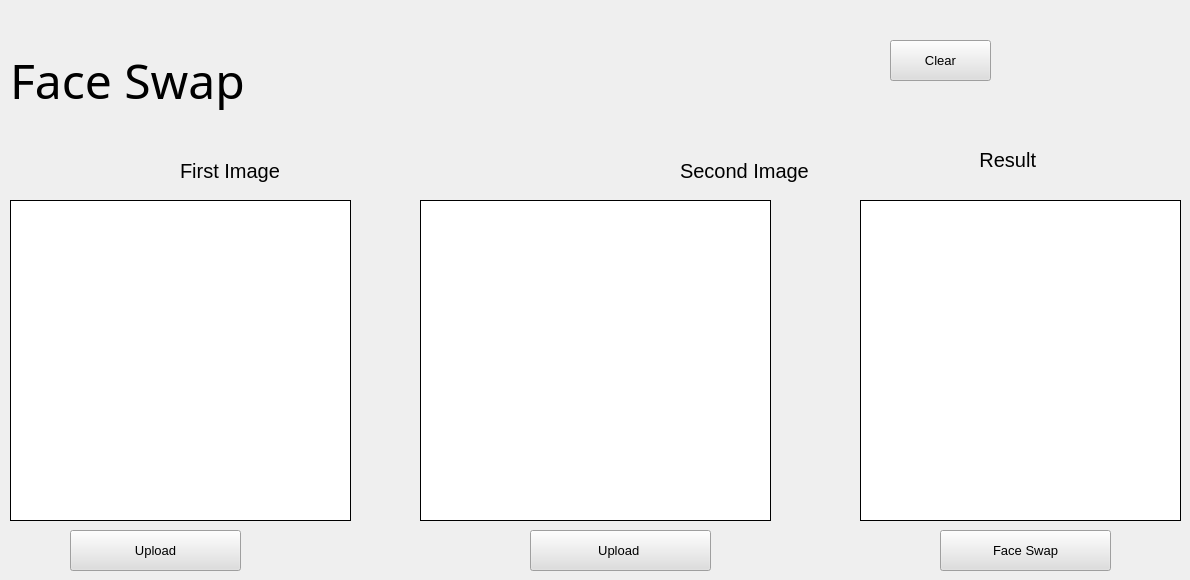
    <widget class="QWidget" name="tab2">
     <property name="autoFillBackground">
      <bool>false</bool>
     </property>
     <attribute name="title">
      <string>Face Swap</string>
     </attribute>
     <widget class="QPushButton" name="faceSwapLoad1">
      <property name="geometry">
       <rect>
        <x>70</x>
        <y>530</y>
        <width>171</width>
        <height>41</height>
       </rect>
      </property>
      <property name="minimumSize">
       <size>
        <width>0</width>
        <height>41</height>
       </size>
      </property>
      <property name="font">
       <font>
        <family>MS Shell Dlg 2</family>
        <pointsize>10</pointsize>
       </font>
      </property>
      <property name="styleSheet">
       <string notr="true">background-color: rgb(222, 222, 222);</string>
      </property>
      <property name="text">
       <string>Upload</string>
      </property>
     </widget>
     <widget class="QLabel" name="faceSwapLabel1">
      <property name="geometry">
       <rect>
        <x>10</x>
        <y>200</y>
        <width>341</width>
        <height>321</height>
       </rect>
      </property>
      <property name="minimumSize">
       <size>
        <width>0</width>
        <height>0</height>
       </size>
      </property>
      <property name="maximumSize">
       <size>
        <width>16777215</width>
        <height>511</height>
       </size>
      </property>
      <property name="autoFillBackground">
       <bool>false</bool>
      </property>
      <property name="styleSheet">
       <string notr="true">background-color: rgb(255, 255, 255);</string>
      </property>
      <property name="frameShape">
       <enum>QFrame::Box</enum>
      </property>
      <property name="text">
       <string/>
      </property>
     </widget>
     <widget class="QPushButton" name="faceSwapBtn">
      <property name="geometry">
       <rect>
        <x>940</x>
        <y>530</y>
        <width>171</width>
        <height>41</height>
       </rect>
      </property>
      <property name="minimumSize">
       <size>
        <width>0</width>
        <height>41</height>
       </size>
      </property>
      <property name="font">
       <font>
        <family>MS Shell Dlg 2</family>
        <pointsize>10</pointsize>
       </font>
      </property>
      <property name="styleSheet">
       <string notr="true">background-color: rgb(222, 222, 222);</string>
      </property>
      <property name="text">
       <string>Face Swap</string>
      </property>
     </widget>
     <widget class="QLabel" name="faceSwapOutputLabel">
      <property name="geometry">
       <rect>
        <x>860</x>
        <y>200</y>
        <width>321</width>
        <height>321</height>
       </rect>
      </property>
      <property name="minimumSize">
       <size>
        <width>0</width>
        <height>0</height>
       </size>
      </property>
      <property name="autoFillBackground">
       <bool>false</bool>
      </property>
      <property name="styleSheet">
       <string notr="true">background-color: rgb(255, 255, 255);</string>
      </property>
      <property name="frameShape">
       <enum>QFrame::Box</enum>
      </property>
      <property name="text">
       <string/>
      </property>
     </widget>
     <widget class="QLabel" name="faceSwapLabel2">
      <property name="geometry">
       <rect>
        <x>420</x>
        <y>200</y>
        <width>351</width>
        <height>321</height>
       </rect>
      </property>
      <property name="minimumSize">
       <size>
        <width>0</width>
        <height>0</height>
       </size>
      </property>
      <property name="autoFillBackground">
       <bool>false</bool>
      </property>
      <property name="styleSheet">
       <string notr="true">background-color: rgb(255, 255, 255);</string>
      </property>
      <property name="frameShape">
       <enum>QFrame::Box</enum>
      </property>
      <property name="text">
       <string/>
      </property>
     </widget>
     <widget class="QPushButton" name="faceSwapLoad2">
      <property name="geometry">
       <rect>
        <x>530</x>
        <y>530</y>
        <width>181</width>
        <height>41</height>
       </rect>
      </property>
      <property name="minimumSize">
       <size>
        <width>0</width>
        <height>41</height>
       </size>
      </property>
      <property name="font">
       <font>
        <family>MS Shell Dlg 2</family>
        <pointsize>10</pointsize>
       </font>
      </property>
      <property name="styleSheet">
       <string notr="true">background-color: rgb(222, 222, 222);</string>
      </property>
      <property name="text">
       <string>Upload </string>
      </property>
     </widget>
     <widget class="QPushButton" name="clear_swap">
      <property name="geometry">
       <rect>
        <x>890</x>
        <y>40</y>
        <width>101</width>
        <height>41</height>
       </rect>
      </property>
      <property name="minimumSize">
       <size>
        <width>0</width>
        <height>41</height>
       </size>
      </property>
      <property name="font">
       <font>
        <family>MS Shell Dlg 2</family>
        <pointsize>10</pointsize>
       </font>
      </property>
      <property name="styleSheet">
       <string notr="true">background-color: rgb(222, 222, 222);</string>
      </property>
      <property name="text">
       <string>Clear</string>
      </property>
     </widget>
     <widget class="QLabel" name="label_15">
      <property name="geometry">
       <rect>
        <x>180</x>
        <y>150</y>
        <width>161</width>
        <height>41</height>
       </rect>
      </property>
      <property name="minimumSize">
       <size>
        <width>0</width>
        <height>41</height>
       </size>
      </property>
      <property name="font">
       <font>
        <pointsize>15</pointsize>
       </font>
      </property>
      <property name="text">
       <string>First Image</string>
      </property>
     </widget>
     <widget class="QLabel" name="label_16">
      <property name="geometry">
       <rect>
        <x>680</x>
        <y>150</y>
        <width>201</width>
        <height>41</height>
       </rect>
      </property>
      <property name="minimumSize">
       <size>
        <width>0</width>
        <height>41</height>
       </size>
      </property>
      <property name="font">
       <font>
        <pointsize>15</pointsize>
       </font>
      </property>
      <property name="text">
       <string>Second Image </string>
      </property>
     </widget>
     <widget class="QLabel" name="label_17">
      <property name="geometry">
       <rect>
        <x>330</x>
        <y>10</y>
        <width>241</width>
        <height>131</height>
       </rect>
      </property>
      <property name="minimumSize">
       <size>
        <width>0</width>
        <height>131</height>
       </size>
      </property>
      <property name="text">
       <string/>
      </property>
      <property name="pixmap">
       <pixmap>../fswap.jpg</pixmap>
      </property>
      <property name="scaledContents">
       <bool>false</bool>
      </property>
     </widget>
     <widget class="QLabel" name="label_18">
      <property name="geometry">
       <rect>
        <x>10</x>
        <y>40</y>
        <width>321</width>
        <height>81</height>
       </rect>
      </property>
      <property name="minimumSize">
       <size>
        <width>0</width>
        <height>81</height>
       </size>
      </property>
      <property name="font">
       <font>
        <family>Calibri Light</family>
        <pointsize>36</pointsize>
       </font>
      </property>
      <property name="text">
       <string>Face Swap </string>
      </property>
     </widget>
     <widget class="QLabel" name="label_25">
      <property name="geometry">
       <rect>
        <x>910</x>
        <y>140</y>
        <width>201</width>
        <height>41</height>
       </rect>
      </property>
      <property name="minimumSize">
       <size>
        <width>0</width>
        <height>41</height>
       </size>
      </property>
      <property name="font">
       <font>
        <pointsize>15</pointsize>
       </font>
      </property>
      <property name="text">
       <string>&lt;html&gt;&lt;head/&gt;&lt;body&gt;&lt;p align=&quot;center&quot;&gt;Result &lt;/p&gt;&lt;/body&gt;&lt;/html&gt;</string>
      </property>
     </widget>
    </widget>
